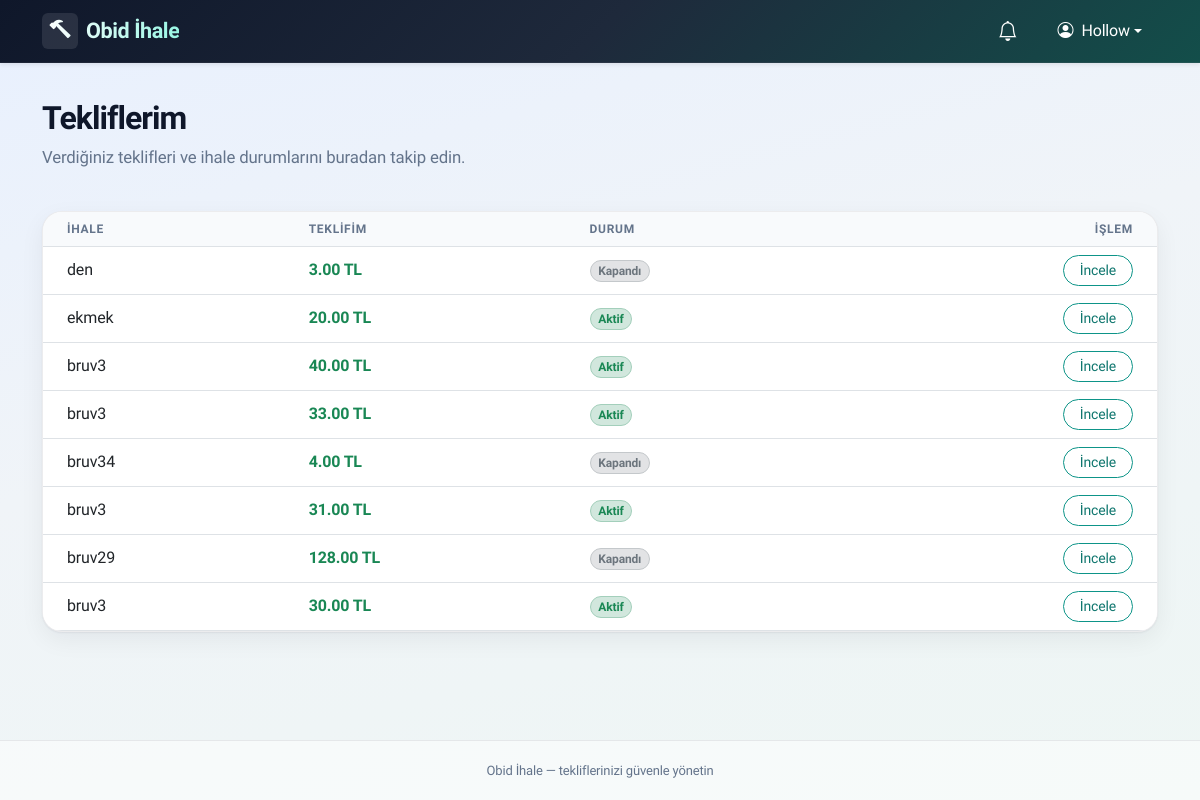
The page /auctions/my-bids/ (signed in) on the database as committed earlier.
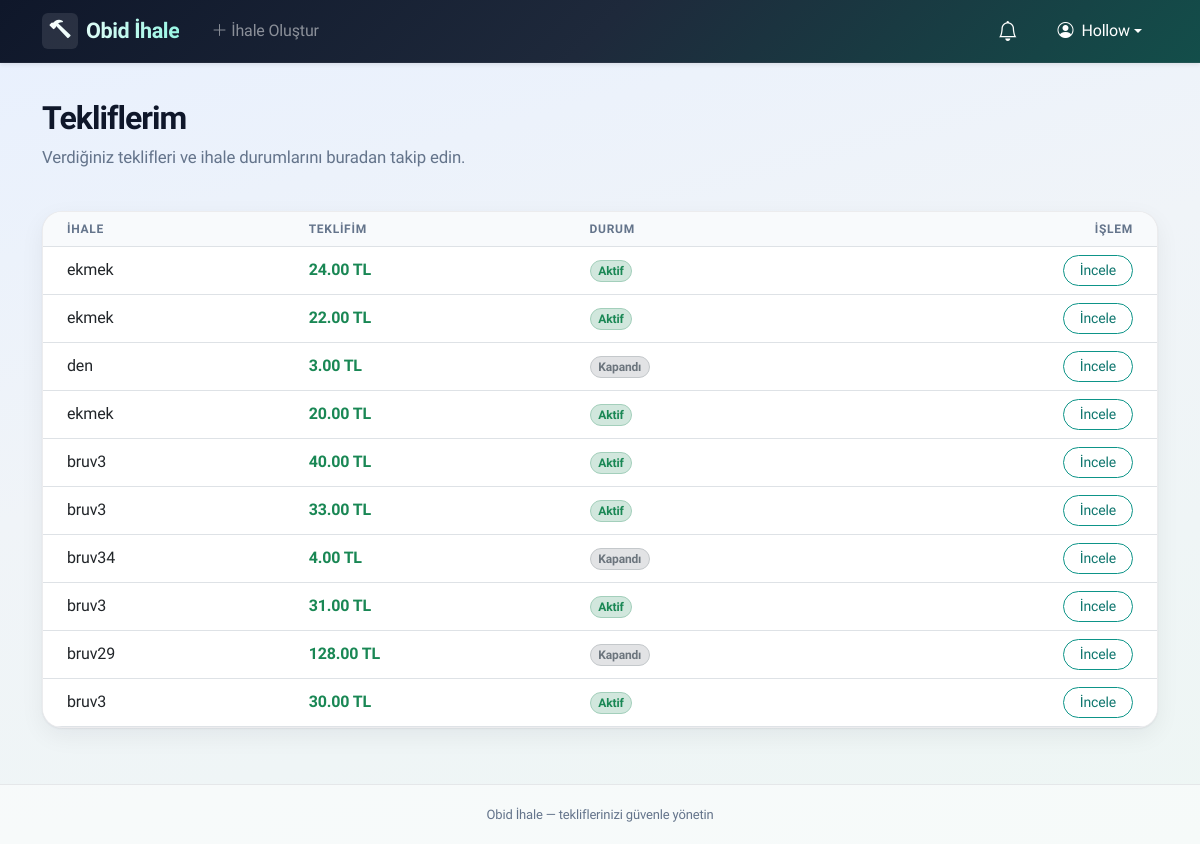
The same page on the database as committed later.
### auctions/models.py (models this page shows, shortened)
class Bid(models.Model):
    user = models.ForeignKey(
        User,
        on_delete=models.CASCADE,
        related_name = "bids"
    )
    auction = models.ForeignKey(
        Auction,
        on_delete=models.CASCADE,
        related_name = "bids"
    )
    amount = models.DecimalField(max_digits=10, decimal_places=2)
    created_at = models.DateTimeField(auto_now_add=True)
    class Meta:
        unique_together = ('auction', 'user', 'amount')
        verbose_name = "Teklif"
        verbose_name_plural = "Teklifler"

class Auction(models.Model):
    owner = models.ForeignKey(
        User,
        on_delete=models.CASCADE,
        related_name = "auctions")
    winner = models.ForeignKey(
        User,
        on_delete=models.SET_NULL,
        null=True,
        blank=True,
        related_name="won_auctions"
    )
    title = models.CharField(max_length=200)
    description = models.TextField()
    starting_price = models.DecimalField(max_digits=10, decimal_places=2)
    current_price = models.DecimalField(max_digits=10, decimal_places=2)
    vat_rate = models.DecimalField(max_digits=3, decimal_places=2, default=Decimal('0.18'), help_text="KDV oranı (örn: 0.18 için %18)")
    created_at = models.DateTimeField(auto_now_add=True)
    active = models.BooleanField(default=True)
    end_time = models.DateTimeField(null=True, blank=True)
    @classmethod
    def expire_overdue(cls):
        expired_auctions = cls.objects.filter(active=True, end_time__isnull=False, end_time__lt=timezone.now()).prefetch_related('bids')
        updated_count = 0
        for auction in expired_auctions:
            auction._close_auction()
            updated_count += 1
        return updated_count
    class Meta:
        verbose_name = "İhale"
        verbose_name_plural = "İhaleler"

### auctions/views.py (the view)
# urls.py: path('my-bids/', views.my_bids, name='my_bids'),
@login_required
def my_bids(request):
    user_bids = (
        Bid.objects.filter(user=request.user)
        .select_related("auction")
        .order_by("-created_at", "-id")
    )
    return render(request, 'auctions/my_bids.html', {'bids': user_bids})

### templates/auctions/my_bids.html (shortened to what this page needs)
{% extends 'users/base.html' %}
{% block content %}
<div class="container py-2">
    <header class="page-hero text-center text-md-start">
        <h1 class="display-hero h2 mb-2">Tekliflerim</h1>
        <p class="lead-muted mb-0 mx-auto mx-md-0">Verdiğiniz teklifleri ve ihale durumlarını buradan takip edin.</p>
    </header>
    <div class="table-responsive table-obid-wrap">
        <table class="table table-hover align-middle mb-0">
            <thead>
                <tr>
                    <th class="ps-4">İhale</th>
                    <th>Teklifim</th>
                    <th>Durum</th>
                    <th class="pe-4 text-end">İşlem</th>
                </tr>
            </thead>
            <tbody>
                {% for bid in bids %}
                <tr>
                    <td class="ps-4 fw-medium">{{ bid.auction.title }}</td>
                    <td class="fw-bold text-success">{{ bid.amount }} TL</td>
                    <td>
                        {% if bid.auction.active %}
                            <span class="badge rounded-pill bg-success-subtle text-success border border-success-subtle">Aktif</span>
                        {% else %}
                            <span class="badge rounded-pill bg-secondary-subtle text-secondary border border-secondary-subtle">Kapandı</span>
                        {% endif %}
                    </td>
                    <td class="pe-4 text-end">
                        <a href="{% url 'auctions:detail' bid.auction.id %}" class="btn btn-sm btn-outline-primary rounded-pill px-3">İncele</a>
                    </td>
                </tr>
                {% empty %}
                <tr>
                    <td colspan="4" class="text-center text-muted py-5">Henüz bir teklif vermediniz.</td>
                </tr>
                {% endfor %}
            </tbody>
        </table>
    </div>
</div>
{% endblock %}

### templates/users/base.html (shortened to what this page needs)
{% load static %}
<!DOCTYPE html>
<html lang="tr">
<head>
    <link href="https://cdn.jsdelivr.net/npm/bootstrap@5.3.0/dist/css/bootstrap.min.css" rel="stylesheet">
    <link rel="stylesheet" href="https://cdn.jsdelivr.net/npm/bootstrap-icons@1.11.1/font/bootstrap-icons.css">
    <link rel="stylesheet" href="{% static 'css/app.css' %}">
</head>
<body class="d-flex flex-column min-vh-100">
    <nav class="navbar navbar-expand-lg navbar-dark navbar-obid shadow-sm">
        <div class="container">
            <a class="navbar-brand fw-bold d-flex align-items-center gap-2" href="{% url 'users:dashboard' %}">
                <span class="rounded-2 d-inline-flex align-items-center justify-content-center bg-white bg-opacity-10" style="width:2.25rem;height:2.25rem;">
                    <i class="bi bi-hammer text-info"></i>
                </span>
                Obid İhale
            </a>
            <div class="collapse navbar-collapse" id="navbarNav">
                <ul class="navbar-nav me-auto mb-2 mb-lg-0 align-items-lg-center gap-lg-1">
                    {% if user.is_authenticated and 'auctions:create' in user_menu_names and 'users:admin_dashboard' not in user_menu_names %}
                    <li class="nav-item">
                        <a class="nav-link text-white-50" href="{% url 'auctions:create' %}"><i class="bi bi-plus-lg me-1"></i>İhale Oluştur</a>
                    </li>
                    {% endif %}
                </ul>
                <div class="navbar-nav align-items-lg-center gap-1 gap-lg-2">
                    {% if user.is_authenticated %}
                        <div class="nav-item dropdown">
                            <a class="nav-link text-white position-relative py-2 px-2 rounded-3" href="#" id="navNotifications" role="button" data-bs-toggle="dropdown" data-bs-auto-close="outside" aria-expanded="false" title="Bildirimler">
                                <i class="bi bi-bell fs-5"></i>
                            </a>
                        </div>
                        <div class="nav-item dropdown">
                            <a class="nav-link dropdown-toggle text-white d-flex align-items-center" href="#" role="button" data-bs-toggle="dropdown" aria-expanded="false">
                                <i class="bi bi-person-circle me-2"></i><span class="d-none d-sm-inline">{{ user.username|title }}</span>
                            </a>
                        </div>
                    {% else %}
                        <a class="btn btn-outline-light btn-sm px-4 rounded-pill" href="{% url 'users:login' %}">Giriş Yap</a>
                    {% endif %}
                </div>
            </div>
        </div>
    </nav>
    <div class="container-fluid main-wrap flex-grow-1 px-3 px-md-4">
        {% block content %}
        {% endblock %}
    </div>
    <footer class="site-footer mt-auto">
        <div class="container">
            <span class="opacity-85">Obid İhale — tekliflerinizi güvenle yönetin</span>
        </div>
    </footer>
</body>
</html>

Rows that differ between the two databases and show on the page:
added Bid: auction "ekmek", amount "24.00", shows "Aktif"
added Bid: auction "ekmek", amount "22.00", shows "Aktif"
Other text that changed with them:
text now shown: "İhale Oluştur"
